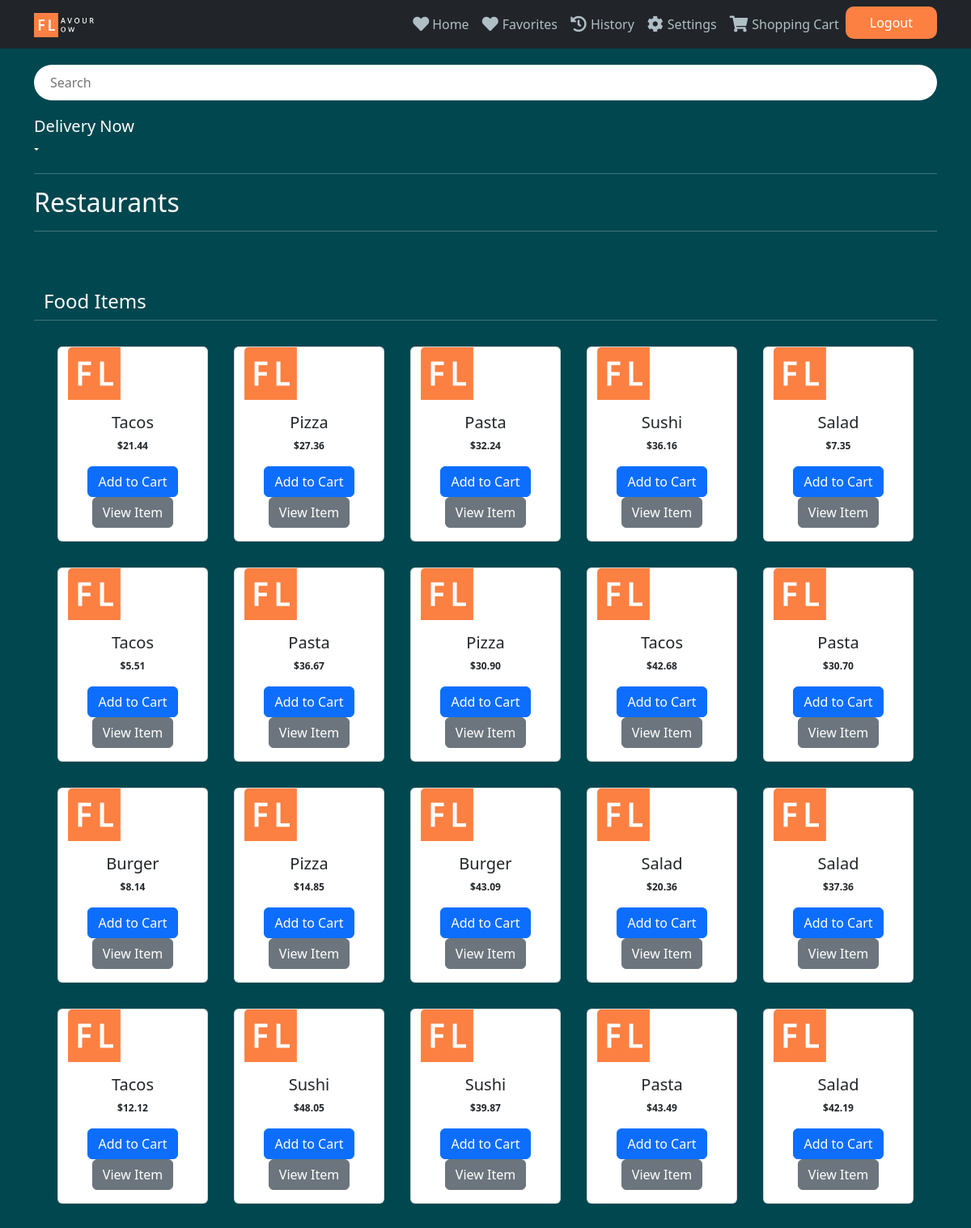
The app's page /items/ (upper part) with its own data.
### flavourflow_app/models.py (models this page shows, shortened)
class Item(models.Model):
    name = models.CharField(max_length=255)
    restaurant = models.ForeignKey(Restaurant, on_delete=models.CASCADE)
    category = models.ForeignKey(Category, on_delete=models.CASCADE, default="Uncategorized")  # Use the ID of the default category
    price = models.DecimalField(default=0.0, decimal_places=2, max_digits=10)
    image = models.ImageField(upload_to='meal_images/', blank=True, null=True)
    is_available = models.BooleanField(default=True)

### flavourflow_app/views.py (the view)
# urls.py: path('items/',views.items, name="items"),
def items(request):
    food_items = Item.objects.all()
    return render(request, 'user/dashboard.html', {'food_items': food_items})

### flavourflow_app/templates/user/dashboard.html (shortened to what this page needs)
{% extends 'base.html' %}
{% load static %}
{% block content %}
<div class="container">
  <div class="search-bar">
      <input type="text" placeholder="Search">
  </div>
  <div class="delivery-address">
      <h5>Delivery Now</h5>
      <p>{{ delivery_address }} <span class="dropdown-toggle" data-toggle="dropdown"></span></p>
  </div>
  <hr>
  <div class="restaurant-section">
      <h4 class="h2">Restaurants</h4>
      <hr>
  </div>
    <div class="m-3">&nbsp;</div>
  <div class="row m-auto justify-content-center">
    <h4>Food Items</h4>
    <hr>
    {% for food_item in food_items %}
    <div class="card col-2 m-3">
        <img src="{% static 'media/logo_plain.png' %}" alt="{{ food_item.name }}" class="card-img-top d-flex justify-content-center">
        <div class="card-body m-auto text-center">
            <h5 class="card-title">{{ food_item.name }}</h5>
            <p class="card-text">${{ food_item.price }}</p>
            <a href="{% url 'add_to_cart' food_item.id %}" class="btn btn-primary bg-primary">Add to Cart</a>
            <a href="{% url 'item_detail' food_item.id %}" class="btn btn-secondary">View Item</a>
        </div>
    </div>
    {% endfor %}
  </div>
</div>
{% endblock %}

### flavourflow_app/static/css/style.css (style rules this page uses)
body { background-color: #001f26; max-height: 95%; }
a { color:white; text-decoration: none; }
p { font-size: 12px; font-weight: bold; }
span { color:white; }

### flavourflow_app/static/css/user_dashboard.css (style rules this page uses)
body { background-color: #00474F; color: #ffffff; }
.search-bar { margin: 20px 0; }
.search-bar input { border-radius: 25px; padding: 10px 20px; width: 100%; border: none; }
.delivery-address { margin: 20px 0; }
.bg-primary { background-color: #FF6F00; }

### records on screen
Item: name "Tacos", price "21.44"
Item: name "Pizza", price "27.36"
Item: name "Pasta", price "32.24"
Item: name "Sushi", price "36.16"
Item: name "Salad", price "7.35"
Item: name "Tacos", price "5.51"
Item: name "Pasta", price "36.67"
Item: name "Pizza", price "30.90"
Item: name "Tacos", price "42.68"
Item: name "Pasta", price "30.70"
Item: name "Burger", price "8.14"
Item: name "Pizza", price "14.85"
Item: name "Burger", price "43.09"
Item: name "Salad", price "20.36"
Item: name "Salad", price "37.36"
Item: name "Tacos", price "12.12"
Item: name "Sushi", price "48.05"
Item: name "Sushi", price "39.87"
Item: name "Pasta", price "43.49"
Item: name "Salad", price "42.19"
